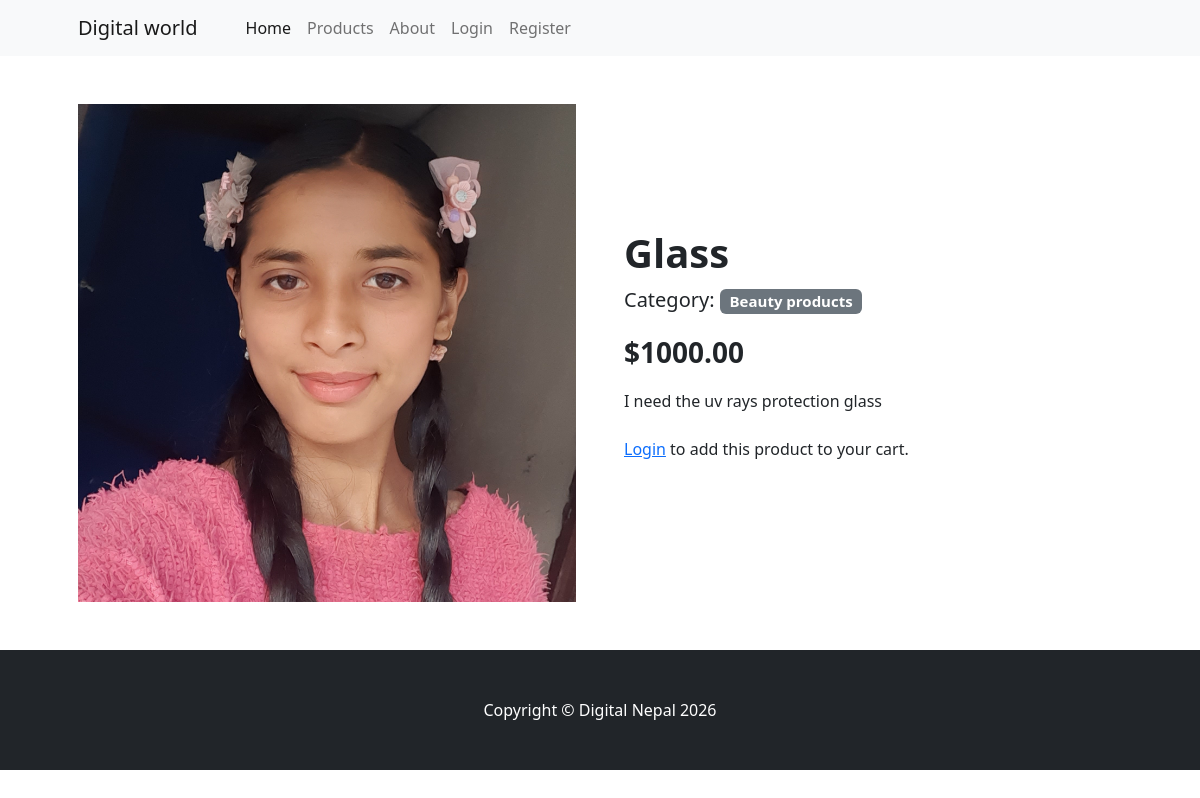
The page /products/1/ on the database its author committed.
### store/models.py (models this page shows, shortened)
class Product(models.Model):
    name = models.CharField(max_length=200)
    price = models.DecimalField(max_digits=10, decimal_places=2)
    category = models.ForeignKey(Category, on_delete=models.CASCADE)
    description = models.TextField()
    image = models.ImageField(upload_to='products/', null=True, blank=True)
    is_sale = models.BooleanField(default=False)
    sale_price = models.DecimalField(max_digits=10, decimal_places=2, null=True, blank=True)

class Category(models.Model):
    name = models.CharField(max_length=100)
    class Meta:
        verbose_name_plural = 'Categories'

### store/views.py (the view)
# urls.py: path('products/<int:pk>/', views.product_detail, name='product_detail'),
def product_detail(request, pk):
    product = get_object_or_404(Product, pk=pk)
    return render(request, 'store/product_detail.html', {'product': product})

### store/context_processors.py (called while the page is built)
def cart(request):
    return {'cart': Cart(request)}

### templates/store/product_detail.html (shortened to what this page needs)
{% extends 'base.html' %}
{% block content %}
<div class="container px-4 px-lg-5 my-5">
    <div class="row gx-4 gx-lg-5 align-items-center">
        <div class="col-md-6">
            {% if product.image %}
            <img class="card-img-top" src="{{ product.image.url }}" alt="{{ product.name }}" />
            {% endif %}
        </div>
        <div class="col-md-6">
            <h1 class="display-6 fw-bolder">{{ product.name }}</h1>
            <div class="fs-5 mb-3">
                Category: <span class="badge bg-secondary">{{ product.category.name }}</span>
            </div>
            <div class="fs-3 mb-3">
                {% if product.is_sale and product.sale_price %}
                    <span class="badge bg-dark text-white">Sale</span>
                    <span class="text-muted text-decoration-line-through">${{ product.price }}</span>
                    <span class="fw-bold">${{ product.sale_price }}</span>
                {% else %}
                    <span class="fw-bold">${{ product.price }}</span>
                {% endif %}
            </div>
            <p>{{ product.description }}</p>
            {% if user.is_authenticated %}
            <form method="POST" action="{% url 'cart_add' product.id %}" class="d-flex align-items-center gap-2 mt-4">
                {% csrf_token %}
                <label for="quantity" class="form-label mb-0">Quantity</label>
                <input type="number" id="quantity" name="quantity" value="1" min="1" class="form-control" style="width: 100px;">
                <button type="submit" class="btn btn-outline-dark">
                    <i class="bi-cart-fill me-1"></i> Add to Cart
                </button>
            </form>
            {% else %}
            <p class="mt-4">
                <a href="{% url 'login' %}?next={% url 'product_detail' product.id %}">Login</a> to add this product to your cart.
            </p>
            {% endif %}
        </div>
    </div>
</div>
{% endblock %}

### rows shown on the page
Product: image (picture), name "Glass", category.name "Beauty products", price "1000.00", description "I need the uv rays protection glass"
